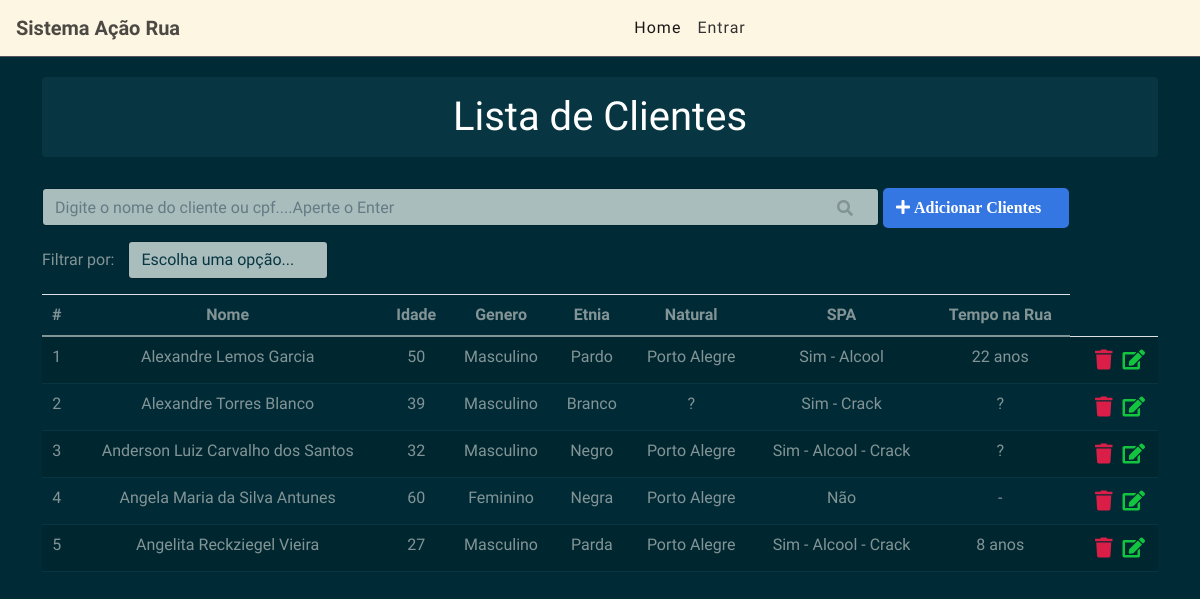
Page /list/ on the committed database.
### clientes/models.py (models this page shows, shortened)
class Clientes(models.Model):
    nome = models.CharField('Nome', max_length=100)
    aniversario = models.DateField('Data de Nascimento')
    idade = models.IntegerField()
    cpf = models.CharField('CPF', max_length=11)
    escolaridade = models.CharField('Escolaridade', max_length=100)
    genero = models.CharField('Genero', max_length=30)
    etnia = models.CharField('Etnia', max_length=50)
    natural = models.CharField('Natural', max_length=100)
    spa = models.CharField('SPA', max_length=100)
    beneficios = models.CharField('Beneficios', max_length=100)
    temporua = models.CharField('Tempo na Rua', max_length=25)
    datacadastro = models.DateField('Data do Cadastro')
    profissional = models.CharField('Profissional', max_length=100)

### clientes/views.py (the view)
# urls.py: path('list/', ListaClientesView.as_view(), name='list'),
class ListaClientesView(ListView):
    models = Clientes
    template_name = 'list.html'
    paginate_by = 5
    ordering = 'id'
    queryset = Clientes.objects.all().order_by()
    context_object_name = 'clientes'
    def get_queryset(self):
        query = self.request.GET.get('q')
        if query:
            return Clientes.objects.filter(
                Q(nome__icontains=query) |
                Q(idade__icontains=query) |
                Q(genero__icontains=query) |
                Q(etnia__icontains=query) |
                Q(spa__icontains=query) |
                Q(temporua__icontains=query)
            )
        else:
            return Clientes.objects.all()

### clientes/templates/list.html (shortened to what this page needs)
{% extends 'base.html' %}
{% load static %}
{% block content %}
<div class="container">
    <h1 class="text-center alert alert-dark">Lista de Clientes</h1>
    <div class="col-9 search-div">
        <form method="GET" id="search-form">
            <input class="form-control" type="text" id="search" name="q"
                   placeholder="Digite o nome do cliente ou cpf....Aperte o Enter"
                   value="{{ request.GET.q }}">
            <i class="fas fa-search"></i>
        </form>
    </div>
    <a id="add-link" href="/addc">
        <div class="col-2 add-div">
            <i class="fas fa-plus"> Adicionar Clientes</i>
        </div>
    </a>
    <div class="col-9 filter-div">
        <span>Filtrar por:</span>
        <select name="filter" id="filter" class="form-control">
            <option value="">Escolha uma opção...</option>
        </select>
    </div>
    <table class="table table-striped" >
        <thead align="center">
        <tr>
            <th scope="col">#</th>
            <th scope="col">Nome</th>
            <th scope="col">Idade</th>
            <th scope="col">Genero</th>
            <th scope="col">Etnia</th>
            <th scope="col">Natural</th>
            <th scope="col">SPA</th>
            <th scope="col">Tempo na Rua</th>
        </tr>
        </thead>
        <tbody align="center">
        {% for clientes in clientes %}
        <tr>
            <td>{{ clientes.id }}</td>
            <td>{{ clientes.nome }}</td>
            <td>{{ clientes.idade }}</td>
            <td>{{ clientes.genero }}</td>
            <td>{{ clientes.etnia }}</td>
            <td>{{ clientes.natural }}</td>
            <td>{{ clientes.spa }}</td>
            <td>{{ clientes.temporua }}</td>
            <td>
                <a href="{% url 'upd_clientes' clientes.pk %}"><span><i class="fas fa-edit"></i></span></a>
                <a href="{% url 'del_clientes' clientes.pk %}"><span><i class="fas fa-trash"></i></span></a>
            </td>
        </tr>
        {% endfor %}
        </tbody>
    </table>
</div>
{% endblock %}

### core/static/css/styles.css (style rules this page uses)
#add-link { text-decoration: none; }
.add-div { background-color: #3476e2; cursor: pointer; display: inline-block; color: #FFF; padding: 8px; border-radius: 5px; margin-right: 25px; }
.fas.fa-plus { color: #FFF; margin-right: 10px; margin-left: 5px; }
.fas.fa-search { position: absolute; top: 12px; right: 26px; cursor: pointer; }
.search-div { padding: 0; margin-top: 15px; margin-bottom: 15px; display: inline-block; }
.filter-div { margin-bottom: 15px; padding: 0; }
#filter { display: inline-block; width: 200px; margin-left: 10px; }
.fas.fa-trash { color: #db1e47; cursor: pointer; margin: 5px; font-size: 20px; float: right; }
.fas.fa-edit { color: #13c43f; cursor: pointer; margin: 5px; font-size: 20px; float: right; }

### rows in the picture
Clientes: id "1", nome "Alexandre Lemos Garcia", idade "50", genero "Masculino", etnia "Pardo", natural "Porto Alegre", spa "Sim - Alcool", temporua "22 anos"
Clientes: id "2", nome "Alexandre Torres Blanco", idade "39", genero "Masculino", etnia "Branco", natural "?", spa "Sim - Crack", temporua "?"
Clientes: id "3", nome "Anderson Luiz Carvalho dos Santos", idade "32", genero "Masculino", etnia "Negro", natural "Porto Alegre", spa "Sim - Alcool - Crack", temporua "?"
Clientes: id "4", nome "Angela Maria da Silva Antunes", idade "60", genero "Feminino", etnia "Negra", natural "Porto Alegre", spa "Não", temporua "-"
Clientes: id "5", nome "Angelita Reckziegel Vieira", idade "27", genero "Masculino", etnia "Parda", natural "Porto Alegre", spa "Sim - Alcool - Crack", temporua "8 anos"
